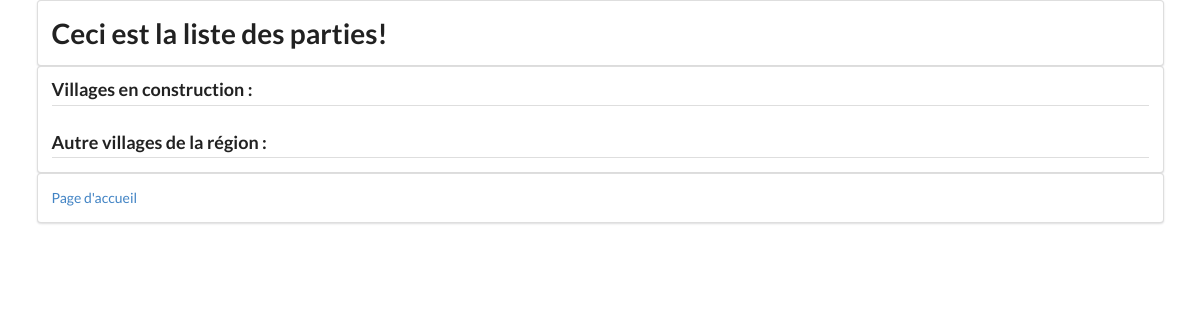
/gameList/, run on an earlier commit of the app's database.
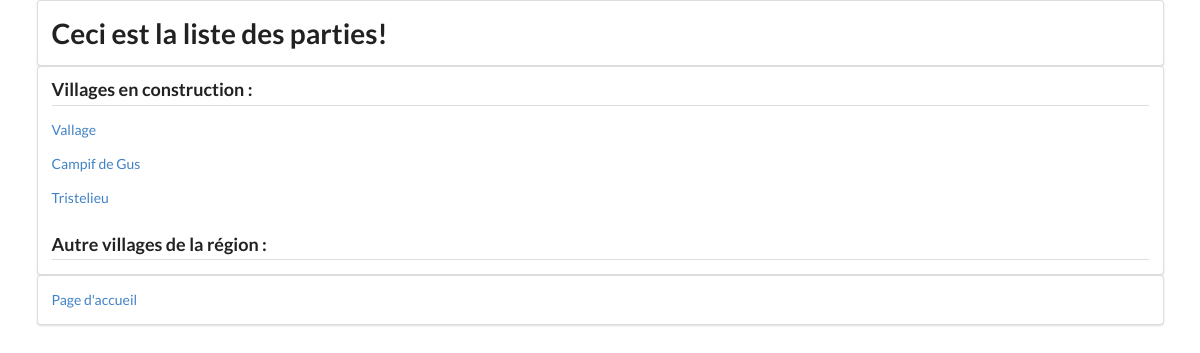
And on a later commit of the database.
### website/models.py (models this page shows)
class Game(models.Model):
    name = models.TextField(max_length=50, blank=True)
    gamemode = models.TextField(max_length=50, blank=True)
    player = models.ManyToManyField(Player)
    started = models.BooleanField(default=True)

### website/views.py (the view)
# urls.py: url(r'^gameList/?', views.game_list, name='gameList'),
def game_list(request):
    games_being_created=Game.objects.filter(started__exact=False)
    games_started=Game.objects.filter(started__exact=True)
    return render(request, 'website/gameList.html',context={'gamesStarted':games_started,'gamesBeingCreated':games_being_created})

### templates/website/gameList.html (shortened to what this page needs)
{% extends 'website/includes/base.html' %}
{% block content %}
    <div class="ui container">
        <div class="ui segment">
            <h1 class="ui center"> Ceci est la liste des parties! </h1>
        </div>
    </div>
    <div class="ui container">
        <div class="ui segment">
            <h3 class="ui dividing header">Villages en construction :</h3>
            {% for game in gamesBeingCreated %}
                <p><a href="{% url 'currentGame' game.id %}">{{ game.name }}</a></p>
            {% endfor %}
            <h3 class="ui dividing header">Autre villages de la région :</h3>
        </div>
    </div>
    <div class="ui container">
        <div class="ui segment">
           <p><a href="{% url 'home' %}">Page d'accueil</a></p>
        </div>
    </div>
{% endblock %}

What changed in the data, as far as the page shows it:
added Game: name "Vallage"
added Game: name "Campif de Gus"
added Game: name "Tristelieu"
